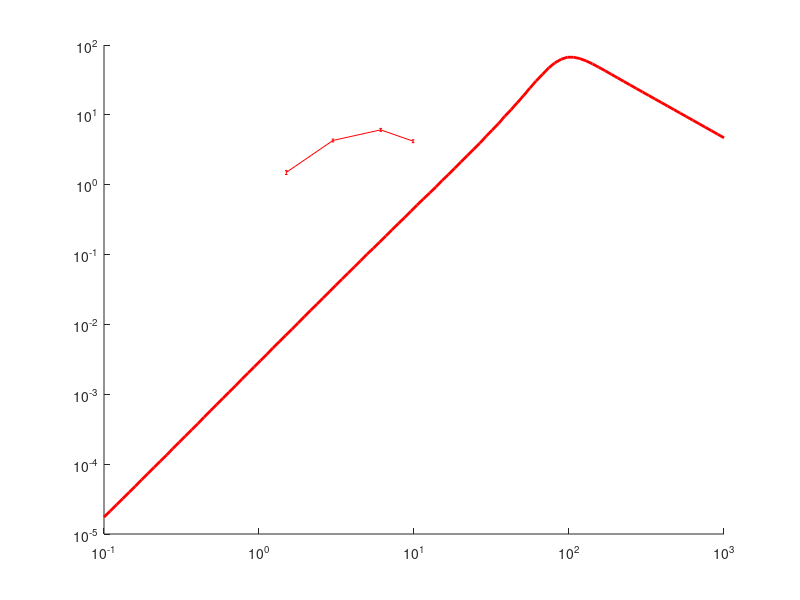

The MATLAB source for this figure: (Note: this script raises an error after producing the figure.)
clear;
radiation = importdata('radiation.dat');
%radiation1 = importdata('radiation1.dat');
%radiation3 = importdata('radiation3.dat');
%radiation4 = importdata('radiation4.dat');
%datar = importdata('at2018radio.dat');
N = size(radiation,1);

%Ndatar = size(datar,1);
%for i = 1:Ndatar,
%    datar(i,1) = datar(i,1)/10^9;
%    datar(i,2) = datar(i,2)/1000;
%end;
%from coppejans css161010
x99(1:4) = 0;
y99(1:4) = 0;
e99(1:4) = 0;
x99(1) = 1.5;
x99(2) = 3;
x99(3) = 6.1;
x99(4) = 9.87;
y99(1) = 1.5;
y99(2) = 4.3;
y99(3) = 6.1;
y99(4) = 4.2;
e99(1) = 0.1;
e99(2) = 0.2;
e99(3) = 0.3;
e99(4) = 0.2;

x162(1:5) = 0;
y162(1:5) = 0;
x162(1) = 1.5;
x162(2) = 2.94;
x162(3) = 6.1;
x162(4) = 9.74;
x162(5) = 22;
y162(1) = 4.7;
y162(2) = 2.9;
y162(3) = 2.3;
y162(4) = 1.74;
y162(5) = 0.56;

x357(1:4) = 0;
y357(1:4) = 0;
x357(1) = 0.33;
x357(2) = 0.61;
x357(3) = 1.5;
x357(4) = 3;
x357(5) = 6.05;
x357(6) = 10;
y357(1) = 0.357;
y357(2) = 0.79;
y357(3) = 0.27;
y357(4) = 0.17;
y357(5) = 0.07;
y357(6) = 0.032;

%at2018 from margutti
x15(1:4) = 0;
y15(1:4) = 0;

x15(1) = 35;
y15(1) = 8;
x15(2) = 225;
y15(2) = 30.8;
x15(3) = 233;
y15(3) = 28.6;
x15(4) = 241;
y15(4) = 27.4;

%at2018cow from nayana

x138(1:3) = 0;
y138(1:3) = 0;

x138(1) = 0.4;
x138(2) = 0.75;
x138(3) = 1.25;

y138(1) = 0.342;
y138(2) = 0.572;
y138(3) = 2.882;

x173(1:3) = 0;
y173(1:3) = 0;

x173(1) = 0.4;
x173(2) = 0.75;
x173(3) = 1.25;

y173(1) = 0.518;
y173(2) = 0.755;
y173(3) = 0.992;

x455(1:3) = 0;
y455(1:3) = 0;

x455(1) = 0.4;
x455(2) = 0.75;
x455(3) = 1.25;

y455(1) = 0.410;
y455(2) = 0.303;
y455(3) = 0.169;

x569(1:3) = 0;
y569(1:3) = 0;

x569(1) = 0.4;
x569(2) = 0.75;
x569(3) = 1.25;

y569(1) = 0.304;
y569(2) = 0.131;
y569(3) = 0.93;

%for ztf2018 z = 0.27
x350(1:4) = 0;
y350(1:4) = 0;
x350(1) = 1.5*(1 + 0.27);
x350(2) = 3*(1 + 0.27);
x350(3) = 6*(1 + 0.27);
x350(4) = 10*(1 + 0.27);

y350(1) = 0.146;
y350(2) = 0.068;
y350(3) = 0.089;
y350(4) = 0.045;

%for ztf20acigmel (AT2020xnd) z = 0.2433 ld = 1261 Mpc angular distance = 816 Mpc\
x40(1:5) = 0;
y40(1:5) = 0;
x40(1) = 10*(1 + 0.2433);
x40(2) = 33*(1 + 0.2433);
x40(3) = 45*(1 + 0.2433);
x40(4) = 79*(1 + 0.2433);
x40(5) = 94*(1 + 0.2433);

y40(1) = 0.079;
y40(2) = 0.497;
y40(3) = 0.675;
y40(4) = 0.912;
y40(5) = 0.825;

x71(1:5) = 0;
y71(1:5) = 0;
x71(1) = 10*(1 + 0.2433);
x71(2) = 15*(1 + 0.2433);
x71(3) = 22*(1 + 0.2433);
x71(4) = 33*(1 + 0.2433);
x71(5) = 45*(1 + 0.2433);

y71(1) = 0.18;
y71(2) = 0.4;
y71(3) = 0.484;
y71(4) = 0.45;
y71(5) = 0.209;

x95(1:4) = 0;
y95(1:4) = 0;
x95(1) = 10*(1 + 0.2433);
x95(2) = 15*(1 + 0.2433);
x95(3) = 22*(1 + 0.2433);
x95(4) = 33*(1 + 0.2433);


y95(1) = 0.168;
y95(2) = 0.278;
y95(3) = 0.301;
y95(4) = 0.213;


figure(1);
hold on;
set(gca, 'YScale', 'log');
set(gca, 'XScale', 'log');
plot(radiation(1:N,1), radiation(1:N,2),'Color','red','LineWidth',2);
%plot(radiation1(1:N,1),radiation1(1:N,2),'Color','red','LineWidth',2);
%plot(radiation3(1:N,1),radiation3(1:N,2),'Color','blue','LineWidth',2);
%plot(radiation4(1:N,1),radiation4(1:N,2),'Color','green','LineWidth',2);
sz = 20;
%scatter(x357(1:6), y357(1:6),sz,'MarkerEdgeColor','magenta','MarkerFaceColor','magenta','LineWidth',2);
errorbar(x99(1:4), y99(1:4),e99(1:4),'red','LineWidth',2,'LineStyle','--');
%scatter(datar(1:Ndatar,1), datar(1:Ndatar,2),sz,'MarkerEdgeColor','magenta','MarkerFaceColor','magenta','LineWidth',2);
%legend('F(E) ~ E^{-3.5}','PIC spectrum','observation','Location','southeast');
title ('F_{\nu}');
xlabel ('{\nu} GHz');
ylabel ('mJy');

nufnu(1:N)=0;
for i = 1:N,
    nufnu(i) = radiation(i,2)*radiation(i,1)/10^17;
end;

figure(2);
hold on;
set(gca, 'YScale', 'log');
set(gca, 'XScale', 'log');
plot(radiation(1:N,1), nufnu(1:N),'Color','red','LineWidth',2);
title ('{\nu} F_{\nu}');
xlabel ('{\nu} GHz');
ylabel ('{\nu} F_{\nu}');

% output(1:N,1:4) = 0;
% for i = 1:N,
%     output(i,1) = log10(radiation1(i,1));
%     output(i,2) = radiation3(i,2);
%     output(i,3) = radiation1(i,2);
%     output(i,4) = radiation4(i,2);
% end;
% output2(1:4, 1:2) = 0;
% output3(1:4, 1:2) = 0;
% for i = 1:4,
%     output2(i,1) = log10(x99(i));
%     output2(i,2) = y99(i);
%     output3(i,1) = log10(x99(i));
%     output3(i,2) = e99(i);
% end;
% 
% dlmwrite('css16.dat',output,'delimiter',' ');
% dlmwrite('css16obs.dat',output2,'delimiter',' ');
% dlmwrite('css16err.dat',output3,'delimiter',' ');